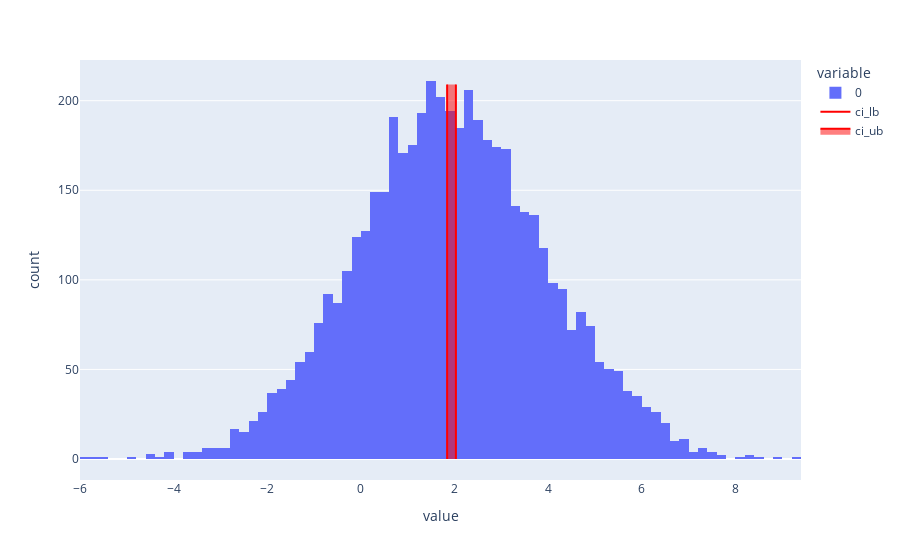

Source (notebook cell):
### Code cell
fig = px.histogram(data1)
fig.add_trace(go.Scatter(x=np.repeat([emp_mean - excentr], 210), name="ci_lb", marker=dict(color="#f00")))
fig.add_trace(go.Scatter(x=np.repeat([emp_mean + excentr], 210), name="ci_ub", marke=dict(color="#f00"), fill="tonextx"))

### Figure 1 — Plotly figure (JSON) as saved in the notebook; plotly's stock layout.template omitted (floating-point values rounded to 4 significant figures; data arrays with more than 128 entries replaced by an {"elided": "..."} marker saying what was removed)
{"data": [{"alignmentgroup": "True", "bingroup": "x", "hovertemplate": "variable=0<br>value=%{x}<br>count=%{y}<extra></extra>", "legendgroup": "0", "marker": {"color": "#636efa"}, "name": "0", "offsetgroup": "0", "orientation": "v", "showlegend": true, "type": "histogram", "x": {"elided": "5000 float values"}, "xaxis": "x", "yaxis": "y"}, {"marker": {"color": "#f00"}, "name": "ci_lb", "type": "scatter", "x": {"elided": "210 float values"}}, {"fill": "tonextx", "marker": {"color": "#f00"}, "name": "ci_ub", "type": "scatter", "x": {"elided": "210 float values"}}], "layout": {"barmode": "relative", "legend": {"title": {"text": "variable"}, "tracegroupgap": 0}, "margin": {"t": 60}, "xaxis": {"anchor": "y", "domain": [0, 1], "title": {"text": "value"}}, "yaxis": {"anchor": "x", "domain": [0, 1], "title": {"text": "count"}}}}
